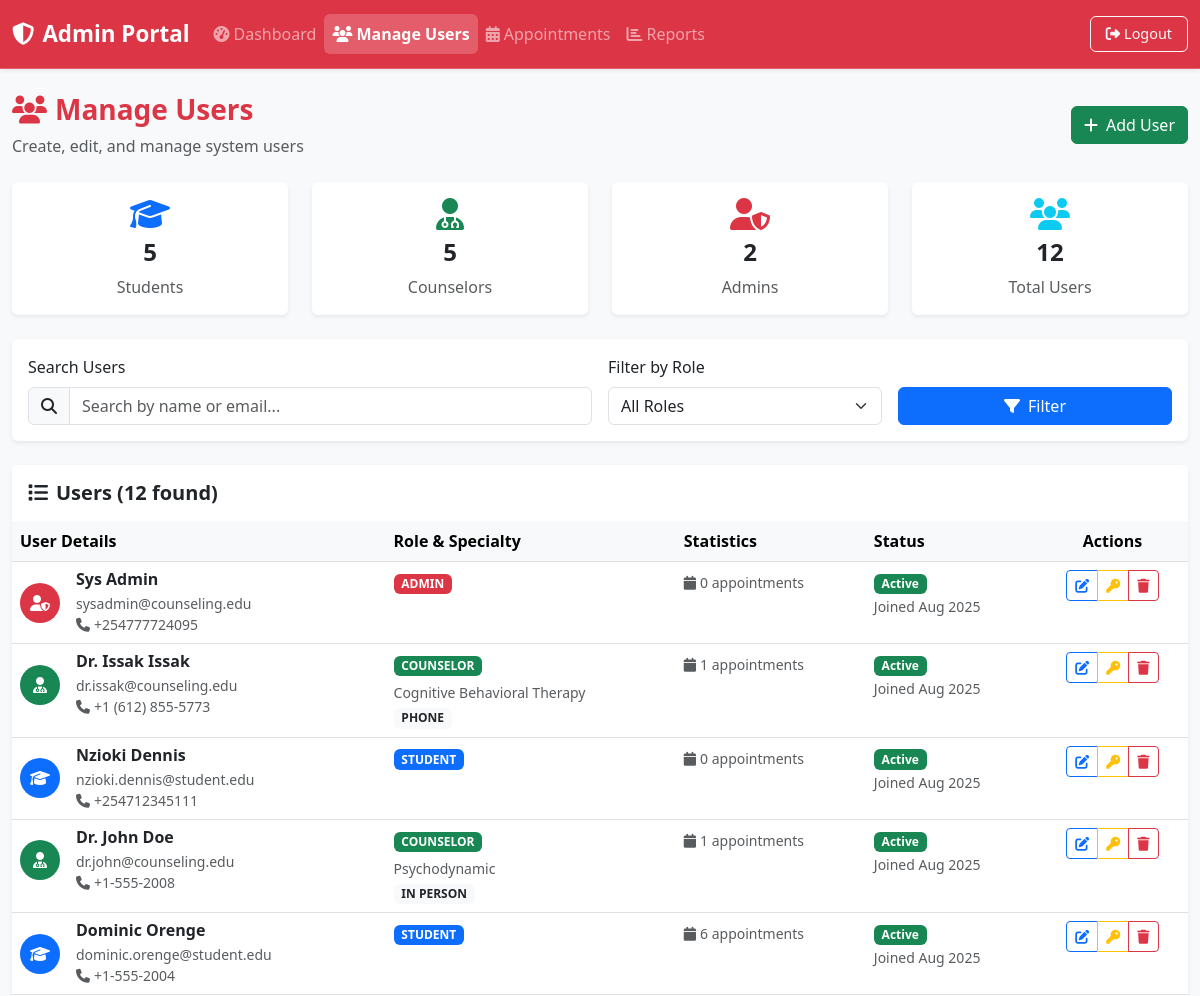
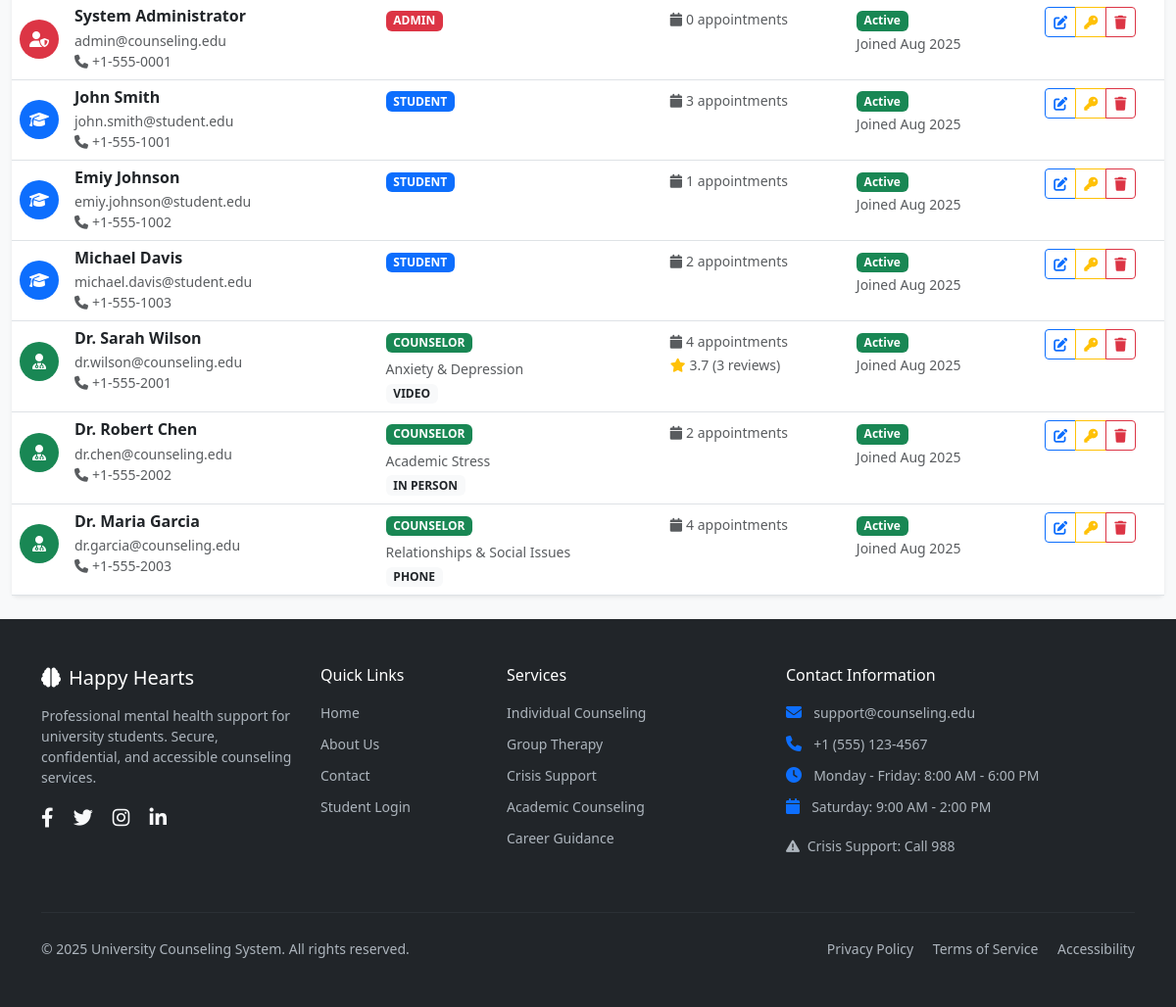
/admin/manage_users.php (signed in), run on the app's committed database (2 pictures, top to bottom).
### tables this page shows
CREATE TABLE `users` (
  `id` bigint NOT NULL AUTO_INCREMENT,
  `role` enum('STUDENT','COUNSELOR','ADMIN') NOT NULL,
  `name` varchar(150) NOT NULL,
  `email` varchar(150) NOT NULL,
  `password_hash` varchar(255) NOT NULL,
  `phone` varchar(20) DEFAULT NULL,
  `created_at` timestamp NULL DEFAULT CURRENT_TIMESTAMP,
  PRIMARY KEY (`id`),
  UNIQUE KEY `email` (`email`)
);

CREATE TABLE `counselor_profiles` (
  `user_id` bigint NOT NULL,
  `specialty` varchar(150) DEFAULT NULL,
  `meeting_mode` enum('IN_PERSON','VIDEO','PHONE') DEFAULT NULL,
  `bio` text,
  `location` varchar(150) DEFAULT NULL,
  PRIMARY KEY (`user_id`),
  CONSTRAINT `counselor_profiles_ibfk_1` FOREIGN KEY (`user_id`) REFERENCES `users` (`id`) ON DELETE CASCADE
);

### admin/manage_users.php (the view, shortened to what this page needs)
<?php
require_once '../config/db.php';
$search = $_GET['search'] ?? '';
$query = "
    SELECT u.*, cp.specialty, cp.meeting_mode, cp.bio, cp.location,
           (SELECT COUNT(*) FROM appointments WHERE student_id = u.id OR counselor_id = u.id) as appointment_count,
           (SELECT AVG(rating) FROM feedback f
            JOIN sessions s ON f.session_id = s.id
            JOIN appointments a ON s.appointment_id = a.id
            WHERE a.counselor_id = u.id) as avg_rating,
           (SELECT COUNT(*) FROM feedback f
            JOIN sessions s ON f.session_id = s.id
            JOIN appointments a ON s.appointment_id = a.id
            WHERE a.counselor_id = u.id) as feedback_count
    FROM users u
    LEFT JOIN counselor_profiles cp ON u.id = cp.user_id
    WHERE 1=1
";
$params = [];
$query .= " ORDER BY u.created_at DESC";
$stmt = $pdo->prepare($query);
$stmt->execute($params);
$users = $stmt->fetchAll();
$stmt = $pdo->query("SELECT role, COUNT(*) as count FROM users GROUP BY role");
$role_counts = [];
while ($row = $stmt->fetch()) {
    $role_counts[$row['role']] = $row['count'];
}
?>
<!DOCTYPE html>
<html lang="en">
<head>
    <link href="https://cdn.jsdelivr.net/npm/bootstrap@5.3.0/dist/css/bootstrap.min.css" rel="stylesheet">
    <link href="https://cdnjs.cloudflare.com/ajax/libs/font-awesome/6.4.0/css/all.min.css" rel="stylesheet">
    <link href="../assets/css/app.css" rel="stylesheet">
</head>
<body class="bg-light">
    <?php include './includes/admin_header.php'; ?>
    <div class="container-fluid py-4">
        <div class="row">
            <div class="col-12">
                <div class="d-flex justify-content-between align-items-center mb-4">
                    <div>
                        <h1 class="h3 fw-bold text-danger">
                            <i class="fas fa-users me-2"></i>Manage Users
                        </h1>
                        <p class="text-muted mb-0">Create, edit, and manage system users</p>
                    </div>
                    <a href="addusers.php" class="btn btn-success">
                        <i class="fas fa-plus me-2"></i>Add User
                    </a>
                </div>
            </div>
        </div>
        <div class="row g-4 mb-4">
            <div class="col-md-3">
                <div class="card border-0 shadow-sm text-center">
                    <div class="card-body">
                        <i class="fas fa-graduation-cap text-primary fs-2 mb-2"></i>
                        <h4 class="fw-bold"><?= $role_counts['STUDENT'] ?? 0 ?></h4>
                        <p class="text-muted mb-0">Students</p>
                    </div>
                </div>
            </div>
            <div class="col-md-3">
                <div class="card border-0 shadow-sm text-center">
                    <div class="card-body">
                        <i class="fas fa-user-md text-success fs-2 mb-2"></i>
                        <h4 class="fw-bold"><?= $role_counts['COUNSELOR'] ?? 0 ?></h4>
                        <p class="text-muted mb-0">Counselors</p>
                    </div>
                </div>
            </div>
            <div class="col-md-3">
                <div class="card border-0 shadow-sm text-center">
                    <div class="card-body">
                        <i class="fas fa-user-shield text-danger fs-2 mb-2"></i>
                        <h4 class="fw-bold"><?= $role_counts['ADMIN'] ?? 0 ?></h4>
                        <p class="text-muted mb-0">Admins</p>
                    </div>
                </div>
            </div>
            <div class="col-md-3">
                <div class="card border-0 shadow-sm text-center">
                    <div class="card-body">
                        <i class="fas fa-users text-info fs-2 mb-2"></i>
                        <h4 class="fw-bold"><?= array_sum($role_counts) ?></h4>
                        <p class="text-muted mb-0">Total Users</p>
                    </div>
                </div>
            </div>
        </div>
        <div class="card border-0 shadow-sm mb-4">
            <div class="card-body">
                <form method="GET" class="row g-3">
                    <div class="col-md-6">
                        <label for="search" class="form-label">Search Users</label>
                        <div class="input-group">
                            <span class="input-group-text"><i class="fas fa-search"></i></span>
                            <input type="text" class="form-control" id="search" name="search"
                                   placeholder="Search by name or email..." value="<?= htmlspecialchars($search) ?>">
                        </div>
                    </div>
                    <div class="col-md-3">
                        <label for="role" class="form-label">Filter by Role</label>
                        <select class="form-select" id="role" name="role">
                            <option value="">All Roles</option>
                        </select>
                    </div>
                    <div class="col-md-3">
                        <label class="form-label">&nbsp;</label>
                        <div class="d-grid">
                            <button type="submit" class="btn btn-primary">
                                <i class="fas fa-filter me-2"></i>Filter
                            </button>
                        </div>
                    </div>
                </form>
            </div>
        </div>
        <div class="card border-0 shadow-sm">
            <div class="card-header bg-white border-0 py-3">
                <h5 class="mb-0 fw-bold">
                    <i class="fas fa-list me-2"></i>Users (<?= count($users) ?> found)
                </h5>
            </div>
            <div class="card-body p-0">
                <div class="table-responsive">
                    <table class="table table-hover mb-0">
                        <thead class="table-light">
                            <tr>
                                <th>User Details</th>
                                <th>Role & Specialty</th>
                                <th>Statistics</th>
                                <th>Status</th>
                                <th class="text-center">Actions</th>
                            </tr>
                        </thead>
                        <tbody>
                            <?php foreach ($users as $user): ?>
                                <tr>
                                    <td>
                                        <div class="d-flex align-items-center">
                                            <div class="me-3">
                                                <div class="bg-<?= $user['role'] === 'ADMIN' ? 'danger' : ($user['role'] === 'COUNSELOR' ? 'success' : 'primary') ?>
                                                          text-white rounded-circle d-flex align-items-center justify-content-center"
                                                     style="width: 40px; height: 40px;">
                                                    <i class="fas fa-<?= $user['role'] === 'ADMIN' ? 'user-shield' : ($user['role'] === 'COUNSELOR' ? 'user-md' : 'graduation-cap') ?>"></i>
                                                </div>
                                            </div>
                                            <div>
                                                <h6 class="mb-1 fw-bold"><?= htmlspecialchars($user['name']) ?></h6>
                                                <p class="mb-0 text-muted small"><?= htmlspecialchars($user['email']) ?></p>
                                                <?php if ($user['phone']): ?>
                                                    <p class="mb-0 text-muted small">
                                                        <i class="fas fa-phone me-1"></i><?= htmlspecialchars($user['phone']) ?>
                                                    </p>
                                                <?php endif; ?>
                                            </div>
                                        </div>
                                    </td>
                                    <td>
                                        <span class="badge bg-<?= $user['role'] === 'ADMIN' ? 'danger' : ($user['role'] === 'COUNSELOR' ? 'success' : 'primary') ?> mb-1">
                                            <?= $user['role'] ?>
                                        </span>
                                        <?php if ($user['specialty']): ?>
                                            <br><small class="text-muted"><?= htmlspecialchars($user['specialty']) ?></small>
                                        <?php endif; ?>
                                        <?php if ($user['meeting_mode']): ?>
                                            <br><span class="badge bg-light text-dark"><?= str_replace('_', ' ', $user['meeting_mode']) ?></span>
                                        <?php endif; ?>
                                    </td>
                                    <td>
                                        <small class="text-muted">
                                            <i class="fas fa-calendar me-1"></i><?= $user['appointment_count'] ?> appointments
                                            <?php if ($user['role'] === 'COUNSELOR' && $user['avg_rating']): ?>
                                                <br><i class="fas fa-star text-warning me-1"></i><?= number_format($user['avg_rating'], 1) ?>
                                                (<?= $user['feedback_count'] ?> reviews)
                                            <?php endif; ?>
                                        </small>
                                    </td>
                                    <td>
                                        <span class="badge bg-success">Active</span>
                                        <br><small class="text-muted">Joined <?= date('M Y', strtotime($user['created_at'])) ?></small>
                                    </td>
                                    <td class="text-center">
                                        <div class="btn-group" role="group">
                                            <button type="button" class="btn btn-sm btn-outline-primary"
                                                    data-bs-toggle="modal" data-bs-target="#editUserModal"
                                                    onclick="editUser(<?= htmlspecialchars(json_encode($user)) ?>)">
                                                <i class="fas fa-edit"></i>
                                            </button>
                                            <button type="button" class="btn btn-sm btn-outline-warning"
                                                    data-bs-toggle="modal" data-bs-target="#resetPasswordModal"
                                                    data-user-id="<?= $user['id'] ?>" data-user-name="<?= htmlspecialchars($user['name']) ?>">
                                                <i class="fas fa-key"></i>
                                            </button>
                                            <button type="button" class="btn btn-sm btn-outline-danger"
                                                    data-bs-toggle="modal" data-bs-target="#deleteUserModal"
                                                    data-user-id="<?= $user['id'] ?>" data-user-name="<?= htmlspecialchars($user['name']) ?>">
                                                <i class="fas fa-trash"></i>
                                            </button>
                                        </div>
                                    </td>
                                </tr>
                            <?php endforeach; ?>
                        </tbody>
                    </table>
                </div>
            </div>
        </div>
    </div>
    <?php include '../includes/footer.php'; ?>
</body>
</html>

### data on the page
users: name "Sys Admin", email "sysadmin@counseling.edu", phone "+254777724095", role "ADMIN", appointment_count "0", created_at "Aug 2025"
counselor_profiles: user_id.name "Dr. Issak Issak", user_id.email "dr.issak@counseling.edu", user_id.phone "+1 (612) 855-5773", user_id.role "COUNSELOR", specialty "Cognitive Behavioral Therapy", meeting_mode "PHONE", appointment_count "1", user_id.created_at "Aug 2025"
users: name "Nzioki Dennis", email "nzioki.dennis@student.edu", phone "+254712345111", role "STUDENT", appointment_count "0", created_at "Aug 2025"
counselor_profiles: user_id.name "Dr. John Doe", user_id.email "dr.john@counseling.edu", user_id.phone "+1-555-2008", user_id.role "COUNSELOR", specialty "Psychodynamic", meeting_mode "IN PERSON", appointment_count "1", user_id.created_at "Aug 2025"
users: name "Dominic Orenge", email "dominic.orenge@student.edu", phone "+1-555-2004", role "STUDENT", appointment_count "6", created_at "Aug 2025"
users: name "System Administrator", email "admin@counseling.edu", phone "+1-555-0001", role "ADMIN", appointment_count "0", created_at "Aug 2025"
users: name "John Smith", email "john.smith@student.edu", phone "+1-555-1001", role "STUDENT", appointment_count "3", created_at "Aug 2025"
users: name "Emiy Johnson", email "emiy.johnson@student.edu", phone "+1-555-1002", role "STUDENT", appointment_count "1", created_at "Aug 2025"
users: name "Michael Davis", email "michael.davis@student.edu", phone "+1-555-1003", role "STUDENT", appointment_count "2", created_at "Aug 2025"
counselor_profiles: user_id.name "Dr. Sarah Wilson", user_id.email "dr.wilson@counseling.edu", user_id.phone "+1-555-2001", user_id.role "COUNSELOR", specialty "Anxiety & Depression", meeting_mode "VIDEO", appointment_count "4", avg_rating "3.7", feedback_count "3", user_id.created_at "Aug 2025"
counselor_profiles: user_id.name "Dr. Robert Chen", user_id.email "dr.chen@counseling.edu", user_id.phone "+1-555-2002", user_id.role "COUNSELOR", specialty "Academic Stress", meeting_mode "IN PERSON", appointment_count "2", user_id.created_at "Aug 2025"
counselor_profiles: user_id.name "Dr. Maria Garcia", user_id.email "dr.garcia@counseling.edu", user_id.phone "+1-555-2003", user_id.role "COUNSELOR", specialty "Relationships & Social Issues", meeting_mode "PHONE", appointment_count "4", user_id.created_at "Aug 2025"

### other printed values
$role_counts['STUDENT'] "5"
$role_counts['COUNSELOR'] "5"
$role_counts['ADMIN'] "2"
array_sum($role_counts) "12"
count($users) "12"
